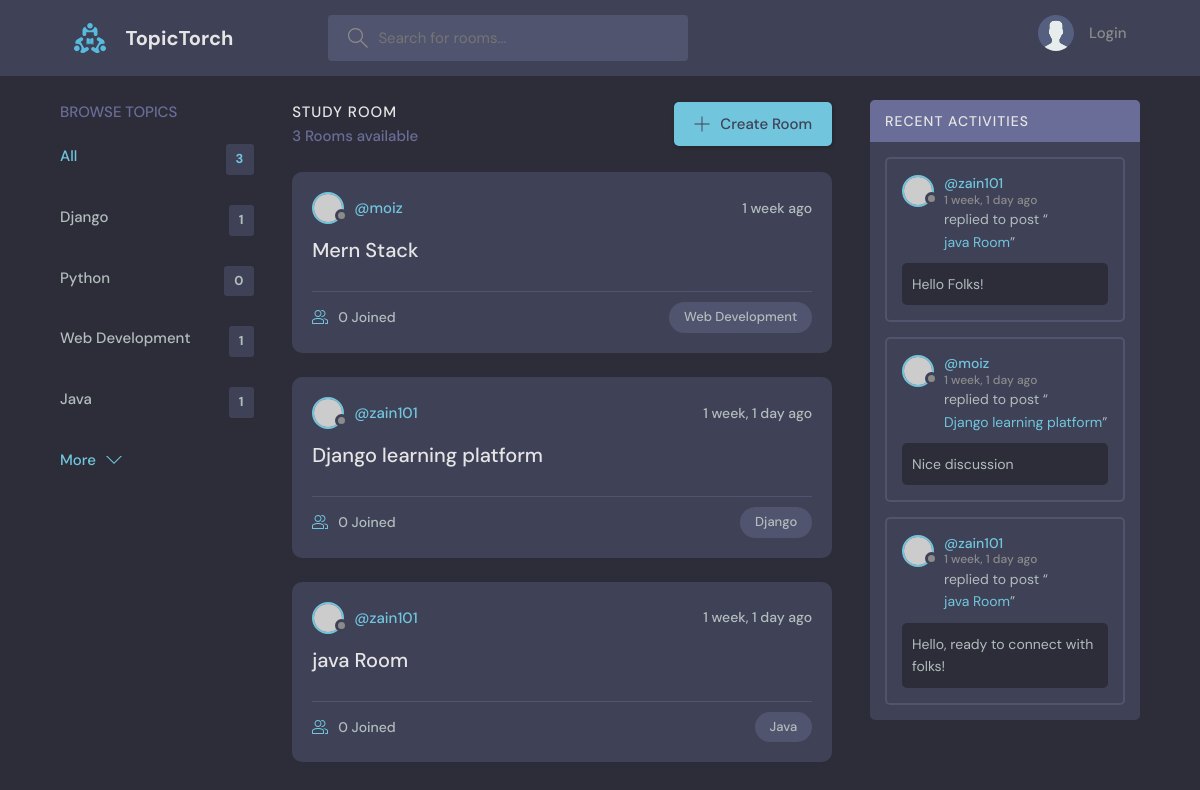
The app's page /, older data.
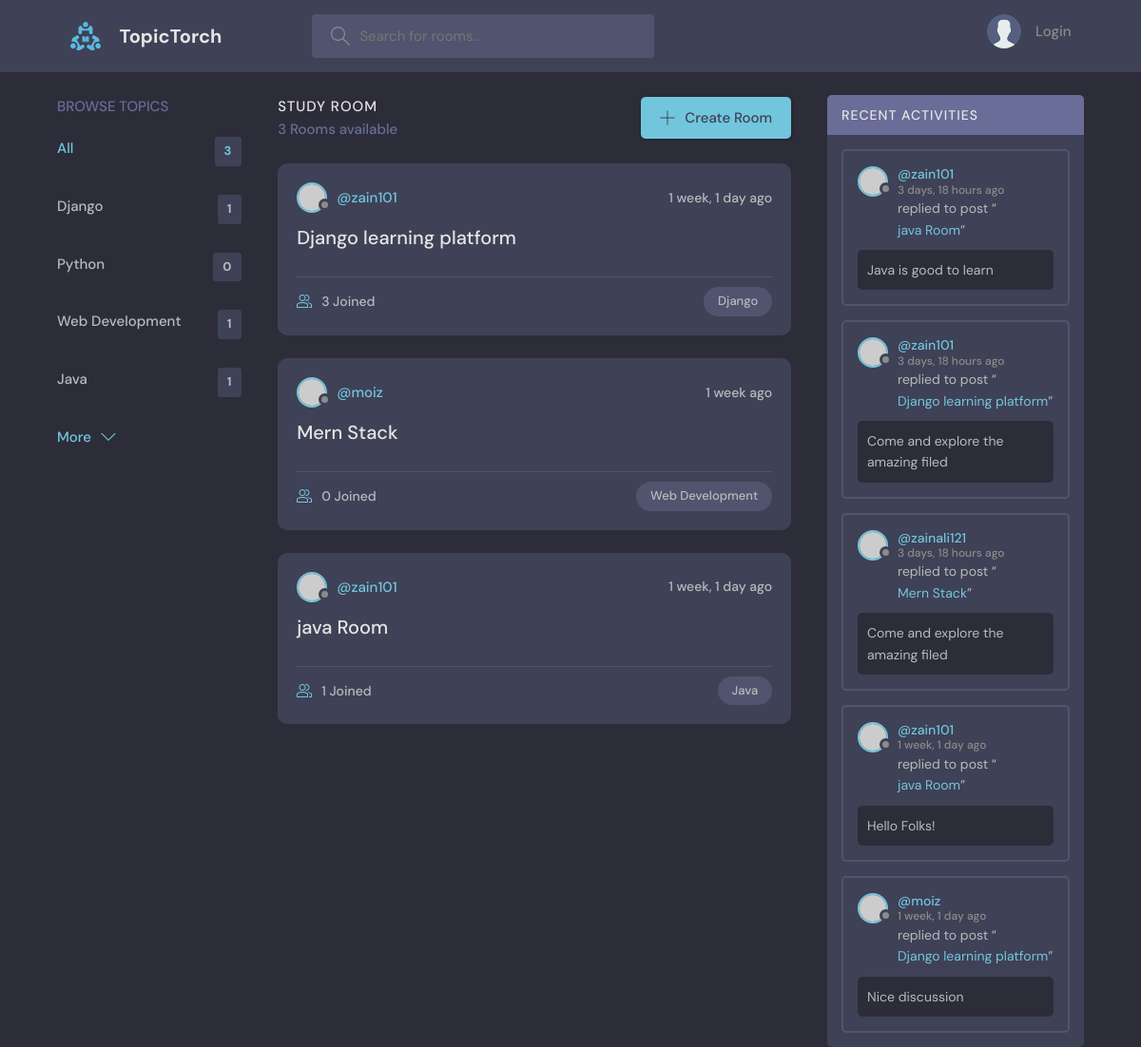
The same page, newer data.
### base/models.py (models this page shows, shortened)
class Topic(models.Model):
    name = models.CharField(max_length=200)

class Room(models.Model):
    host = models.ForeignKey(User, on_delete=models.SET_NULL, null=True)
    members = models.ManyToManyField(User, related_name='members', blank=True)
    topic = models.ForeignKey(Topic, on_delete=models.SET_NULL, null=True)
    name = models.CharField(max_length=200)
    desc = models.TextField(null=True, blank=True)
    updated = models.DateTimeField(auto_now=True)
    created = models.DateTimeField(auto_now_add=True)
    class Meta:      # for maintaining the order
        ordering = ['-updated', '-created']
    def __str__(self):
        return self.name

class Message(models.Model):
    user = models.ForeignKey(User, on_delete=models.CASCADE)
    room = models.ForeignKey(Room, on_delete=models.CASCADE)
    body = models.TextField()
    updated = models.DateTimeField(auto_now=True)
    created = models.DateTimeField(auto_now_add=True)
    class Meta:      # for maintaining the order
        ordering = ['-updated', '-created']

### base/views.py (the view)
# urls.py: 2. Add a URL to urlpatterns:  path('', views.home, name='home')
def home(request):
    query = request.GET.get('query') if request.GET.get('query') != None else ''
    rooms = Room.objects.filter(
        Q(topic__name__icontains=query) |
        Q(name__icontains = query) |
        Q(desc__icontains = query)
                                )
    topics = Topic.objects.all()
    rooms_count = rooms.count()
    room_messages = Message.objects.filter(Q(room__topic__name__icontains=query))
    context = {'rooms': rooms, 'topics' : topics, 'rooms_count': rooms_count, 'room_messages': room_messages}
    return render(request, 'base/home.html', context)

### base/templates/base/home.html (shortened to what this page needs)
{% extends 'main.html' %}
{% block content %}
<main class="layout layout--3">
   <div class="container">
      {% include 'base/topics_components.html' %}
      <div class="roomList">
         <div class="roomList__header">
            <div>
               <h2>Study Room</h2>
               <p>{{rooms_count}} Rooms available</p>
            </div>
            <a class="btn btn--main" href="{% url 'create-room' %}">
               <svg version="1.1" xmlns="http://www.w3.org/2000/svg" width="32" height="32" viewBox="0 0 32 32">
                  <title>add</title>
                  <path
                     d="M16.943 0.943h-1.885v14.115h-14.115v1.885h14.115v14.115h1.885v-14.115h14.115v-1.885h-14.115v-14.115z">
                  </path>
               </svg>
               Create Room
            </a>
         </div>
         {% include 'base/feed_components.html' %}
      </div>
      {% include 'base/activity_components.html' %}
   </div>
</main>
{% endblock content %}

### base/templates/base/topics_components.html
<div class="topics">
   <div class="topics__header">
      <h2>Browse Topics</h2>
   </div>
   <ul class="topics__list">
      <li>
         <a href="{% url 'home' %}" class="active">All <span>{{rooms_count}}</span></a>
      </li>
      {% for topic in topics %}
      <li>
         <a href="{% url 'home' %}?query={{topic.name}}">{{topic.name}} <span>{{topic.room_set.all.count}}</span></a>
      </li>
      {% endfor %}
   </ul>
   <a class="btn btn--link" href="topics.html">
      More
      <svg version="1.1" xmlns="http://www.w3.org/2000/svg" width="32" height="32" viewBox="0 0 32 32">
         <title>chevron-down</title>
         <path d="M16 21l-13-13h-3l16 16 16-16h-3l-13 13z"></path>
      </svg>
   </a>
</div>

### base/templates/base/feed_components.html (shortened to what this page needs)
{% for room in rooms %}
<div class="roomListRoom">
   <div class="roomListRoom__header">
      <a href="{% url 'user-profile' room.host.id %}" class="roomListRoom__author">
         <div class="avatar avatar--small">
            <img src="https://randomuser.me/api/portraits/women/11.jpg" />
         </div>
         <span>@{{room.host.username}}</span>
      </a>
      <div class="roomListRoom__actions">
         <span>{{room.created|timesince}} ago</span>
      </div>
   </div>
   <div class="roomListRoom__content">
      <a href="{% url 'room' room.id %}">{{room.name}}</a>
   </div>
   <div class="roomListRoom__meta">
      <a href="{% url 'room' room.id %}" class="roomListRoom__joined">
         {{room.members.all.count}} Joined
      </a>
      <p class="roomListRoom__topic">{{room.topic.name}}</p>
   </div>
</div>
{% endfor %}

### base/templates/base/activity_components.html (shortened to what this page needs)
<div class="activities">
   <div class="activities__header">
      <h2>Recent Activities</h2>
   </div>
   {% for message in room_messages %}
   <div class="activities__box">
      <div class="activities__boxHeader roomListRoom__header">
         <a href="{% url 'user-profile' message.user.id %}" class="roomListRoom__author">
            <div class="avatar avatar--small">
               <img src="https://randomuser.me/api/portraits/women/11.jpg" />
            </div>
            <p>
               @{{message.user}}
               <span>{{message.created|timesince}} ago</span>
            </p>
         </a>
      </div>
      <div class="activities__boxContent">
         <p>replied to post “<a href="{% url 'room' message.room.id %}">{{message.room}}</a>”</p>
         <div class="activities__boxRoomContent">
            {{message.body}}
         </div>
      </div>
   </div>
   {% endfor %}
</div>

Row changes from the older to the newer data that the page shows:
removed Message: user "zain101", created "1 week, 1 day", room "java Room", body "Hello, ready to connect with folks!"
changed Room "Django learning platform": members.all.count "0" → "3"; moves up the list
computed for Room "java Room": members.all.count "0" → "1"
added Message: user "zain101", created "3 days, 18 hours", room "java Room", body "Java is good to learn"
added Message: user "zain101", created "3 days, 18 hours", room "Django learning platform", body "Come and explore the amazing filed"
added Message: user "zainali121", created "3 days, 18 hours", room "Mern Stack", body "Come and explore the amazing filed"
